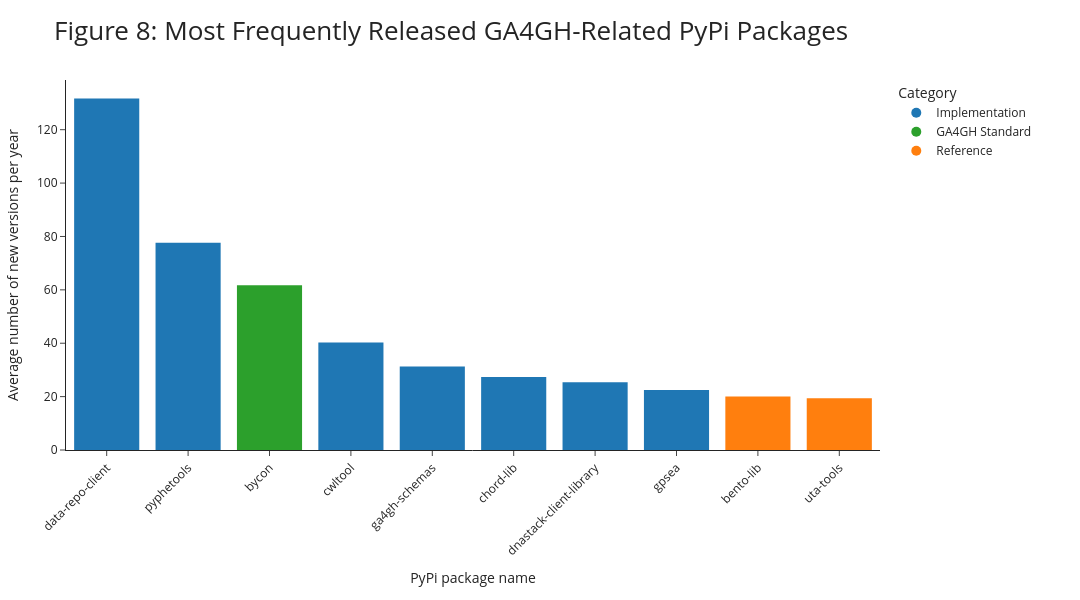

Notebook code for this chart:
### Code cell
def plot_pypi_frequency():

    df = (
        pypi_release_range_df[pypi_release_range_df["range_days"] > 90]
        .sort_values("frequency_year", ascending=False)
        .head(10)
        .copy()
    )

    color_map = {
        "Implementation": "#1f77b4",
        "GA4GH Standard": "#2ca02c",
        "Reference": "#ff7f0e",
    }

    colors = df["category"].map(color_map).fillna("#7f7f7f").tolist()

    fig = px.bar(
        df,
        x="package",
        y="frequency_year",
        labels={"frequency_year": "Average number of new versions per year", "package": "Package"},
        title="Figure 8: Most Frequently Released GA4GH-Related PyPi Packages",
        custom_data=["count", "first", "last"],
    )

    fig.update_traces(
        marker_color=colors,
        hovertemplate="%{customdata[0]} versions between %{customdata[1]} and %{customdata[2]}<extra></extra>",
        marker_line_width=0,
    )

    used_cats = [c for c in ["Implementation", "GA4GH Standard", "Reference"] if c in df["category"].unique()]
    for cat in used_cats:
        fig.add_trace(
            go.Scatter(
                x=[None],
                y=[None],
                mode="markers",
                marker=dict(size=10, color=color_map.get(cat, "#7f7f7f")),
                name=cat,
                showlegend=True,
            )
        )

    fig.update_layout(
        barmode="relative",
        xaxis_tickangle=-45,
        margin=dict(l=40, r=200, t=80, b=150),  
        xaxis_title="PyPi package name",
        yaxis_title="Average number of new versions per year",
        legend_title_text="Category",
        legend=dict(orientation="v", x=1.02, y=1),
        height=600,
        width=1080,
        template="simple_white",
         title_font_size=26,
        )

    fig.show()

plot_pypi_frequency()

### Figure 1 — Plotly figure (JSON) as saved in the notebook; plotly's stock layout.template omitted (floating-point values rounded to 4 significant figures)
{"data": [{"customdata": [[635, "2020-12-08", "2025-10-03"], [199, "2023-01-08", "2025-08-01"], [73, "2023-01-26", "2024-04-03"], [437, "2014-11-18", "2025-09-25"], [12, "2016-10-25", "2017-03-14"], [9, "2020-01-15", "2020-05-14"], [35, "2021-05-28", "2022-10-13"], [21, "2024-08-28", "2025-08-04"], [105, "2020-06-11", "2025-09-02"], [20, "2021-09-30", "2022-10-13"]], "hovertemplate": "%{customdata[0]} versions between %{customdata[1]} and %{customdata[2]}<extra></extra>", "legendgroup": "", "marker": {"color": ["#1f77b4", "#1f77b4", "#2ca02c", "#1f77b4", "#1f77b4", "#1f77b4", "#1f77b4", "#1f77b4", "#ff7f0e", "#ff7f0e"], "line": {"width": 0}, "pattern": {"shape": ""}}, "name": "", "orientation": "v", "showlegend": false, "textposition": "auto", "type": "bar", "x": ["data-repo-client", "pyphetools", "bycon", "cwltool", "ga4gh-schemas", "chord-lib", "dnastack-client-library", "gpsea", "bento-lib", "uta-tools"], "xaxis": "x", "y": [131.7, 77.68, 61.68, 40.24, 31.29, 27.38, 25.4, 22.48, 20.08, 19.36], "yaxis": "y"}, {"marker": {"color": "#1f77b4", "size": 10}, "mode": "markers", "name": "Implementation", "showlegend": true, "type": "scatter", "x": [null], "y": [null]}, {"marker": {"color": "#2ca02c", "size": 10}, "mode": "markers", "name": "GA4GH Standard", "showlegend": true, "type": "scatter", "x": [null], "y": [null]}, {"marker": {"color": "#ff7f0e", "size": 10}, "mode": "markers", "name": "Reference", "showlegend": true, "type": "scatter", "x": [null], "y": [null]}], "layout": {"barmode": "relative", "height": 600, "legend": {"orientation": "v", "title": {"text": "Category"}, "tracegroupgap": 0, "x": 1.02, "y": 1}, "margin": {"b": 150, "l": 40, "r": 200, "t": 80}, "title": {"font": {"size": 26}, "text": "Figure 8: Most Frequently Released GA4GH-Related PyPi Packages"}, "width": 1080, "xaxis": {"anchor": "y", "domain": [0, 1], "tickangle": -45, "title": {"text": "PyPi package name"}}, "yaxis": {"anchor": "x", "domain": [0, 1], "title": {"text": "Average number of new versions per year"}}}}
